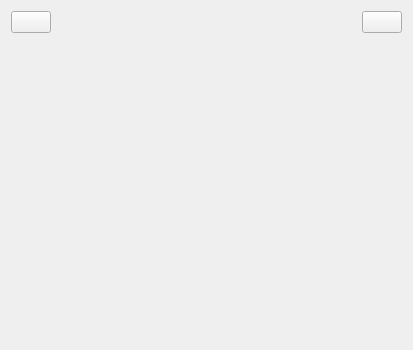
<?xml version="1.0" encoding="UTF-8"?>
<ui version="4.0">
 <class>MasterView</class>
 <widget class="QWidget" name="MasterView">
  <property name="geometry">
   <rect>
    <x>0</x>
    <y>0</y>
    <width>413</width>
    <height>350</height>
   </rect>
  </property>
  <property name="windowTitle">
   <string>MasterView</string>
  </property>
  <layout class="QVBoxLayout" name="verticalLayout">
   <item>
    <layout class="QHBoxLayout" name="horizontalLayout">
     <item>
      <widget class="QPushButton" name="btBack">
       <property name="text">
        <string/>
       </property>
       <property name="icon">
        <iconset resource="lab4.qrc">
         <normaloff>:/image/2.png</normaloff>:/image/2.png</iconset>
       </property>
      </widget>
     </item>
     <item>
      <spacer name="horizontalSpacer">
       <property name="orientation">
        <enum>Qt::Orientation::Horizontal</enum>
       </property>
       <property name="sizeHint" stdset="0">
        <size>
         <width>40</width>
         <height>20</height>
        </size>
       </property>
      </spacer>
     </item>
     <item>
      <widget class="QLabel" name="labelTitle">
       <property name="text">
        <string/>
       </property>
      </widget>
     </item>
     <item>
      <spacer name="horizontalSpacer_2">
       <property name="orientation">
        <enum>Qt::Orientation::Horizontal</enum>
       </property>
       <property name="sizeHint" stdset="0">
        <size>
         <width>40</width>
         <height>20</height>
        </size>
       </property>
      </spacer>
     </item>
     <item>
      <widget class="QPushButton" name="btLogout">
       <property name="text">
        <string/>
       </property>
       <property name="icon">
        <iconset resource="lab4.qrc">
         <normaloff>:/image/3.png</normaloff>:/image/3.png</iconset>
       </property>
      </widget>
     </item>
    </layout>
   </item>
   <item>
    <widget class="QStackedWidget" name="stackedWidget"/>
   </item>
  </layout>
 </widget>
 <resources>
  <include location="lab4.qrc"/>
 </resources>
 <connections/>
</ui>
